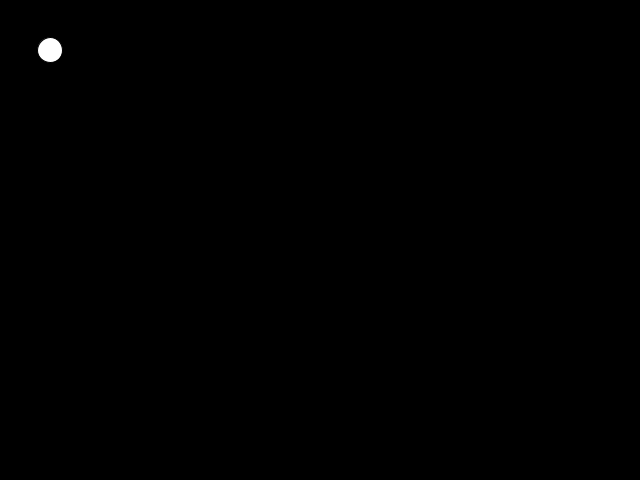
Frame 1 (no input)
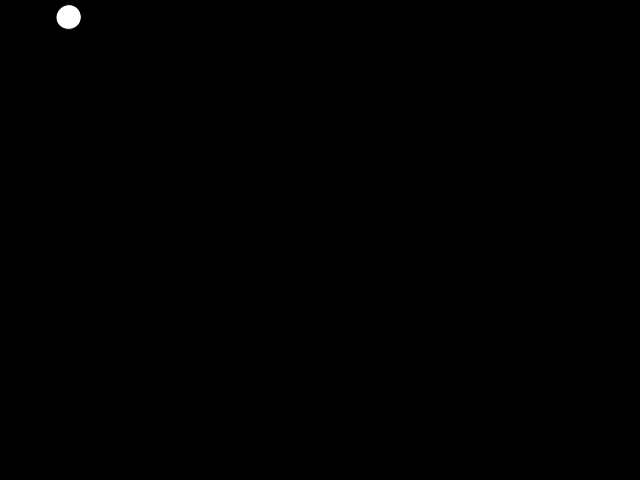
Frame 60 (the mouse pressed at the canvas centre just before this capture)
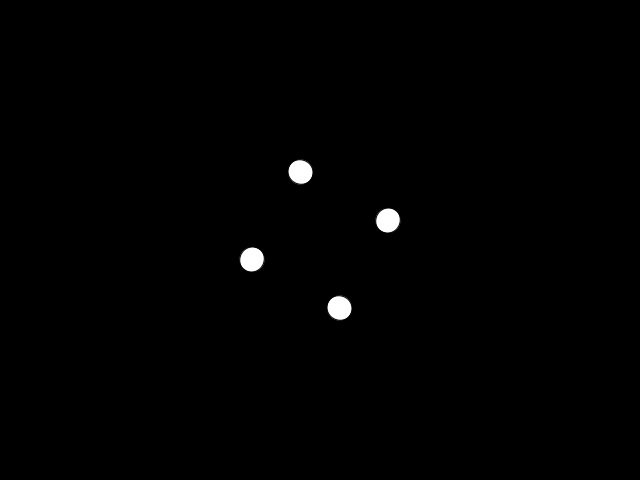
Frame 120 (the mouse held since frame 60 and released just before this capture)

The Processing sketch that drew these frames (run headless with seeded random() and noise(); from frame 60 on, the mouse is pressed at the canvas centre):

// Processing sketch: More_Elements
// ── More_Elements.pde
void setup()
{
  size(640, 480);
}

float angle;

void draw()
{
  background(0);
  
  ellipseMode(CENTER);
  
  translate(mouseX, mouseY);
  
  rotate(radians(angle++));
  
  ellipse(-50, -50, 25, 25);
  ellipse(50, -50, 25, 25);
  ellipse(-50, 50, 25, 25);
  ellipse(50, 50, 25, 25);
}
